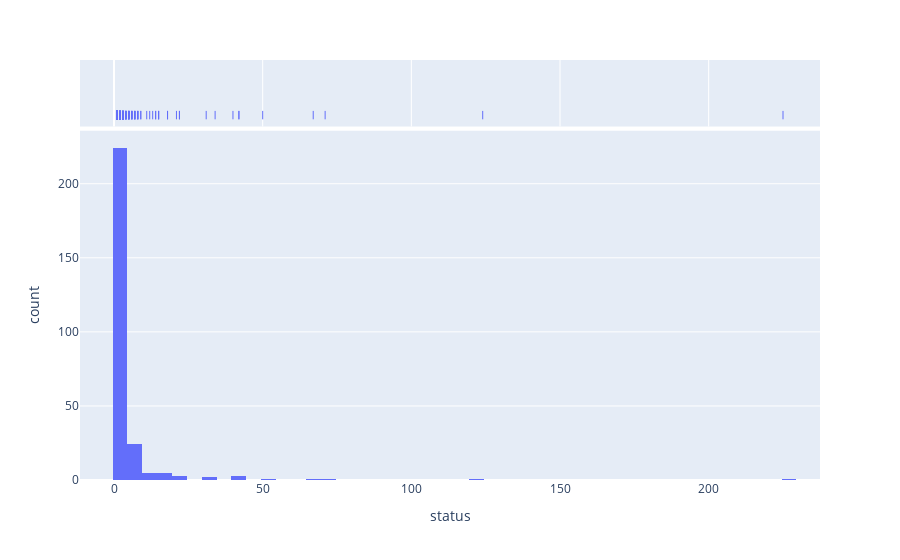

This figure's notebook cell:
### Markdown cell above
# Basic Graphs

### Code cell
start = df[['days_needed', 'status']].groupby('days_needed').count()
fig = px.histogram(start, x="status", marginal="rug",
                   hover_data=start.columns)
fig.show()

### Figure 1 — Plotly figure (JSON) as saved in the notebook; plotly's stock layout.template omitted (floating-point values rounded to 4 significant figures; data arrays with more than 128 entries replaced by an {"elided": "..."} marker saying what was removed)
{"data": [{"alignmentgroup": "True", "bingroup": "x", "hovertemplate": "status=%{x}<br>count=%{y}<extra></extra>", "legendgroup": "", "marker": {"color": "#636efa"}, "name": "", "offsetgroup": "", "orientation": "v", "showlegend": false, "type": "histogram", "x": {"elided": "271 int values"}, "xaxis": "x", "yaxis": "y"}, {"alignmentgroup": "True", "boxpoints": "all", "customdata": {"elided": "271x1 int values"}, "fillcolor": "rgba(255,255,255,0)", "hoveron": "points", "hovertemplate": "status=%{customdata[0]}<extra></extra>", "jitter": 0, "legendgroup": "", "line": {"color": "rgba(255,255,255,0)"}, "marker": {"color": "#636efa", "symbol": "line-ns-open"}, "name": "", "offsetgroup": "", "showlegend": false, "type": "box", "x": {"elided": "271 int values"}, "xaxis": "x2", "yaxis": "y2"}], "layout": {"barmode": "relative", "legend": {"tracegroupgap": 0}, "margin": {"t": 60}, "xaxis": {"anchor": "y", "domain": [0, 1], "title": {"text": "status"}}, "xaxis2": {"anchor": "y2", "domain": [0, 1], "matches": "x", "showgrid": true, "showticklabels": false}, "yaxis": {"anchor": "x", "domain": [0, 0.8316], "title": {"text": "count"}}, "yaxis2": {"anchor": "x2", "domain": [0.8416, 1], "matches": "y2", "showgrid": false, "showline": false, "showticklabels": false, "ticks": ""}}}
